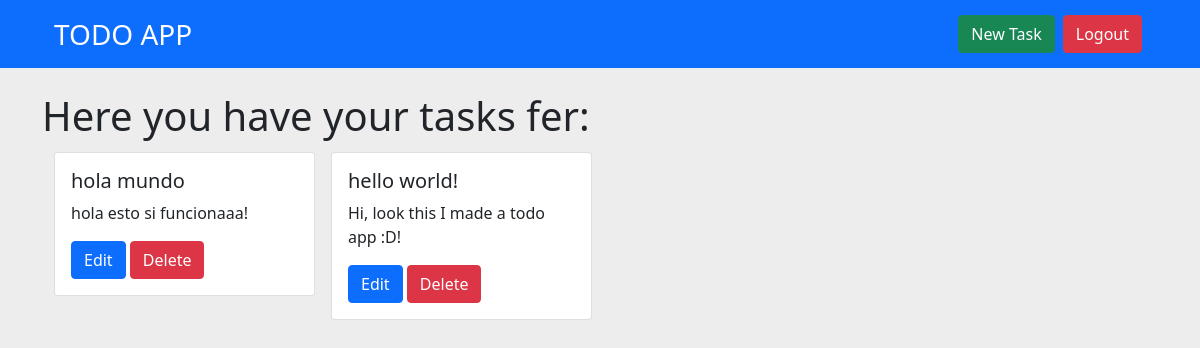
The page /tasks (signed in) on the database its author committed.
### app/models.py (models this page shows, shortened)
class User(db.Model, UserMixin):
    id = db.Column(db.Integer, primary_key=True)
    username = db.Column(db.String(20),unique=True,nullable=True)
    email = db.Column(db.String(50),unique=True,nullable=True)
    password_hash = db.Column(db.String(80),nullable=True)
    tasks = db.relationship("Task")
    @property
    def password(self):
        pass
    @classmethod
    def get_by_id(cls,id):
       return User.query.filter_by(id=id).first()

class Task(db.Model):
    id = db.Column(db.Integer, primary_key=True)
    title = db.Column(db.String(40),nullable=True)
    description = db.Column(db.String(140),nullable=True)
    user_id = db.Column(db.Integer,db.ForeignKey("user.id"))

### app/tasks/tasks.py (the view)
@tasks_bp.route("/tasks")
@login_required
def tasks():
    tasks = current_user.tasks
    print(tasks)
    return render_template("tasks/view.html",title_page="Tasks",tasks=tasks,current_user=current_user)

### app/auth/auth.py (called while the page is built)
@login_manager.user_loader
def load_user(id):
    return User.get_by_id(id)

### app/tasks/templates/tasks/view.html
{% extends "layout.html" %}
{% from "_render_elements.html" import render_task %}
{% block content %}
{% if tasks|length != 0 %}
<h1 class="my-2" >Here you have your tasks {{ current_user.username }}:</h1>
{% endif %}
<div class="row px-3">
    {% if tasks|length != 0 %}
        {% for task in tasks %}
            {{ render_task(task.title,task.description,task.id) }}
        {% endfor %}
    {% else %}
    <div class="alert alert-secondary">You should create a new task, just click <a href="{{ url_for('tasks_bp.task_new') }}" class="link-link">here</a>.
    {% endif %}
</div>
{% endblock content %}

### app/templates/_render_elements.html (shortened to what this page needs)
{% macro render_task(title, description, task_id) %}
    <div class="col-12 col-sm-6 col-md-4 col-lg-3 p-1 px-2">
        <div class="card">
            <div class="card-body">
                <h5 class="card-title">{{ title }}</h5>
                <p class="card-text">{{ description }}</p>
                <a href="{{ url_for('tasks_bp.task_edit', task_id=task_id) }}" class="btn  btn-primary">Edit</a>
                <a href="#" class="btn  btn-danger">Delete</a>
            </div>
        </div>
    </div>
{% endmacro%}

### rows shown on the page
User: username "fer"
Task: title "hola mundo", description "hola esto si funcionaaa!"
Task: title "hello world!", description "Hi, look this I made a todo app :D!"
